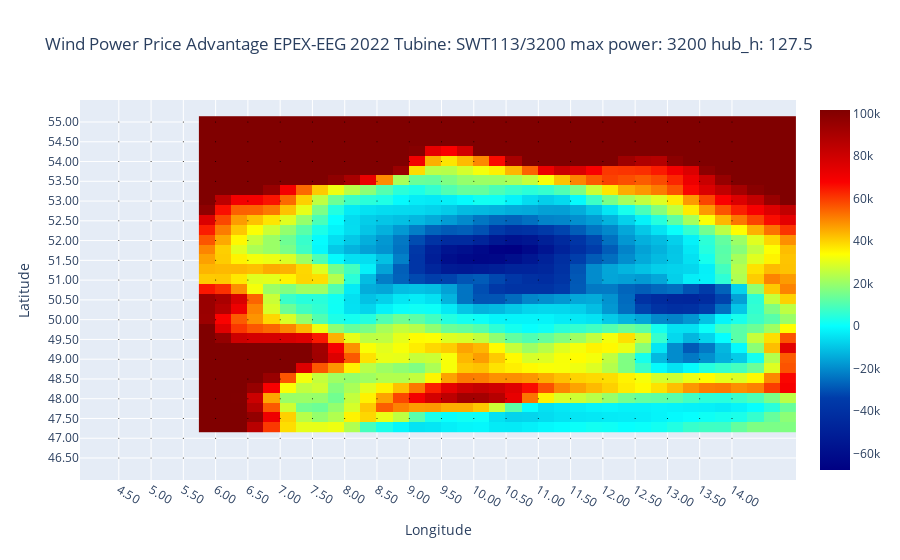

Notebook code cell kept with this figure:
### Code cell
import matplotlib.pyplot as plt
import cartopy.crs as ccrs
import cartopy.feature as cfeature
import cartopy.io.shapereader as shpreader

# Create a figure and axis with PlateCarree projection
fig = plt.figure(figsize=(10, 8))
ax = fig.add_subplot(1, 1, 1, projection=ccrs.Mercator())

# Set the desired latitude and longitude range for the map
lon_min, lon_max = int(min(longitude))-0.5, int(max(longitude))+0.5
lat_min, lat_max = int(min(latitude))-0.5, int(max(latitude))+0.5

# Set the gridline locations to match the x and y ticks
xticks = np.arange(lon_min, lon_max, 0.5)
yticks = np.arange(lat_min, lat_max, 0.5)

# Add the gridlines
ax.gridlines(xlocs=xticks, ylocs=yticks, linestyle='--', linewidth=0.5, color='gray')

ax.set_xticks(xticks)
ax.set_yticks(yticks)

# Customize the plot
ax.set_xlabel('Longitude')
ax.set_ylabel('Latitude')
ax.set_title("Wind Power Price Advantage EPEX-EEG "+year[0]+" Tubine: "+turb_type.split('/')[0]+"/"+turb_type.split('/')[1]+" max power: "+str(max_power)+" hub_h: "+str(hubheight) )

# Format the tick labels with the desired precision
ax.xaxis.set_major_formatter('{:.1f}'.format)
ax.yaxis.set_major_formatter('{:.1f}'.format)

vmin = price_advantage.min()
vmax = -price_advantage.min()*2

# Plot the power data on a map using imshow
im = ax.imshow(price_advantage, cmap='jet', extent=(min(longitude), max(longitude), min(latitude), max(latitude)), vmin=vmin, vmax=vmax)

# Customize the colorbar
plt.colorbar(im, ax=ax, label='EPEX-EEG €')

# Add the borders of Germany's Bundesländer
# Load the shapefile data for Germany's Bundesländer
shapefile_path = shpreader.natural_earth(resolution='10m', category='cultural', name='admin_1_states_provinces')
reader = shpreader.Reader(shapefile_path)
germany_b = reader.records()
# Find the record corresponding to Germany
germany_b_record = None
for record in germany_b:
    if record.attributes['iso_a2'] == 'DE':
        germany_b_record = record
        ax.add_geometries([germany_b_record.geometry], ccrs.Mercator(), facecolor='none', edgecolor='black')


# Save the plot to an image file
plt.savefig("wind_power_price_advantage_"+year[0]+"_tubine_"+turb_type.split('/')[0]+"_"+turb_type.split('/')[1]+"_max_pow_"+str(max_power)+"_hub_h_"+str(hubheight)+".png")


# Show the plot
plt.show()

import plotly.graph_objects as go
from plotly.offline import plot

# Create a grid of latitude and longitude values
lon_values = np.arange(lon_min, lon_max, 0.5)
lat_values = np.arange(lat_min, lat_max, 0.5)

# Create a heatmap trace
heatmap = go.Heatmap(
    z=price_advantage,
    x=longitude,
    y=latitude,
    colorscale='Jet',
    zmin=price_advantage.min(),
    zmax=-price_advantage.min()*1.5,
    hovertemplate='Longitude: %{x:.2f}<br>Latitude: %{y:.2f}<br>EPEX-EEG: %{z:.1f} €<extra></extra>'
)

# Create a scatter trace for gridlines
gridlines = go.Scatter(
    x=np.repeat(lon_values, len(lat_values)),
    y=np.tile(lat_values, len(lon_values)),
    mode='markers',
    marker=dict(size=1, color='black'),
    hoverinfo='skip'
)

# Create a figure and add the traces
fig = go.Figure(data=[heatmap, gridlines])

# Configure the layout
fig.update_layout(
    title="Wind Power Price Advantage EPEX-EEG "+year[0]+" Tubine: "+turb_type.split('/')[0]+"/"+turb_type.split('/')[1]+" max power: "+str(max_power)+" hub_h: "+str(hubheight) ,
    xaxis=dict(
        title='Longitude',
        tickmode='array',
        tickvals=lon_values,
        ticktext=[f'{val:.2f}' for val in lon_values]
    ),
    yaxis=dict(
        title='Latitude',
        tickmode='array',
        tickvals=lat_values,
        ticktext=[f'{val:.2f}' for val in lat_values]
    ),
    coloraxis_colorbar=dict(title='EPEX-EEG €', titleside='right'),
)

# Show the interactive plot
fig.show()

# 
# Save the plot as an HTML file
plot(fig, filename="wind_power_price_advantage_"+year[0]+"_tubine_"+turb_type.split('/')[0]+"_"+turb_type.split('/')[1]+"_max_pow_"+str(max_power)+"_hub_h_"+str(hubheight)+".html")

### Figure 1 — Plotly figure (JSON) as saved in the notebook; plotly's stock layout.template omitted (floating-point values rounded to 4 significant figures; data arrays with more than 128 entries replaced by an {"elided": "..."} marker saying what was removed)
{"data": [{"colorscale": [[0, "rgb(0,0,131)"], [0.2, "rgb(0,60,170)"], [0.4, "rgb(5,255,255)"], [0.6, "rgb(255,255,0)"], [0.8, "rgb(250,0,0)"], [1, "rgb(128,0,0)"]], "hovertemplate": "Longitude: %{x:.2f}<br>Latitude: %{y:.2f}<br>EPEX-EEG: %{z:.1f} €<extra></extra>", "type": "heatmap", "x": [5.866, 6.116, 6.366, 6.616, 6.866, 7.116, 7.366, 7.616, 7.866, 8.116, 8.366, 8.616, 8.866, 9.116, 9.366, 9.616, 9.866, 10.12, 10.37, 10.62, 10.87, 11.12, 11.37, 11.62, 11.87, 12.12, 12.37, 12.62, 12.87, 13.12, 13.37, 13.62, 13.87, 14.12, 14.37, 14.62, 14.87], "y": [55.02, 54.77, 54.52, 54.27, 54.02, 53.77, 53.52, 53.27, 53.02, 52.77, 52.52, 52.27, 52.02, 51.77, 51.52, 51.27, 51.02, 50.77, 50.52, 50.27, 50.02, 49.77, 49.52, 49.27, 49.02, 48.77, 48.52, 48.27, 48.02, 47.77, 47.52, 47.27], "z": {"elided": "32x37 float values"}, "zmax": 101600.0, "zmin": -67710.0}, {"hoverinfo": "skip", "marker": {"color": "black", "size": 1}, "mode": "markers", "type": "scatter", "x": {"elided": "360 float values"}, "y": {"elided": "360 float values"}}], "layout": {"coloraxis": {"colorbar": {"title": {"side": "right", "text": "EPEX-EEG €"}}}, "title": {"text": "Wind Power Price Advantage EPEX-EEG 2022 Tubine: SWT113/3200 max power: 3200 hub_h: 127.5"}, "xaxis": {"tickmode": "array", "ticktext": ["4.50", "5.00", "5.50", "6.00", "6.50", "7.00", "7.50", "8.00", "8.50", "9.00", "9.50", "10.00", "10.50", "11.00", "11.50", "12.00", "12.50", "13.00", "13.50", "14.00"], "tickvals": [4.5, 5, 5.5, 6, 6.5, 7, 7.5, 8, 8.5, 9, 9.5, 10, 10.5, 11, 11.5, 12, 12.5, 13, 13.5, 14], "title": {"text": "Longitude"}}, "yaxis": {"tickmode": "array", "ticktext": ["46.50", "47.00", "47.50", "48.00", "48.50", "49.00", "49.50", "50.00", "50.50", "51.00", "51.50", "52.00", "52.50", "53.00", "53.50", "54.00", "54.50", "55.00"], "tickvals": [46.5, 47, 47.5, 48, 48.5, 49, 49.5, 50, 50.5, 51, 51.5, 52, 52.5, 53, 53.5, 54, 54.5, 55], "title": {"text": "Latitude"}}}}
